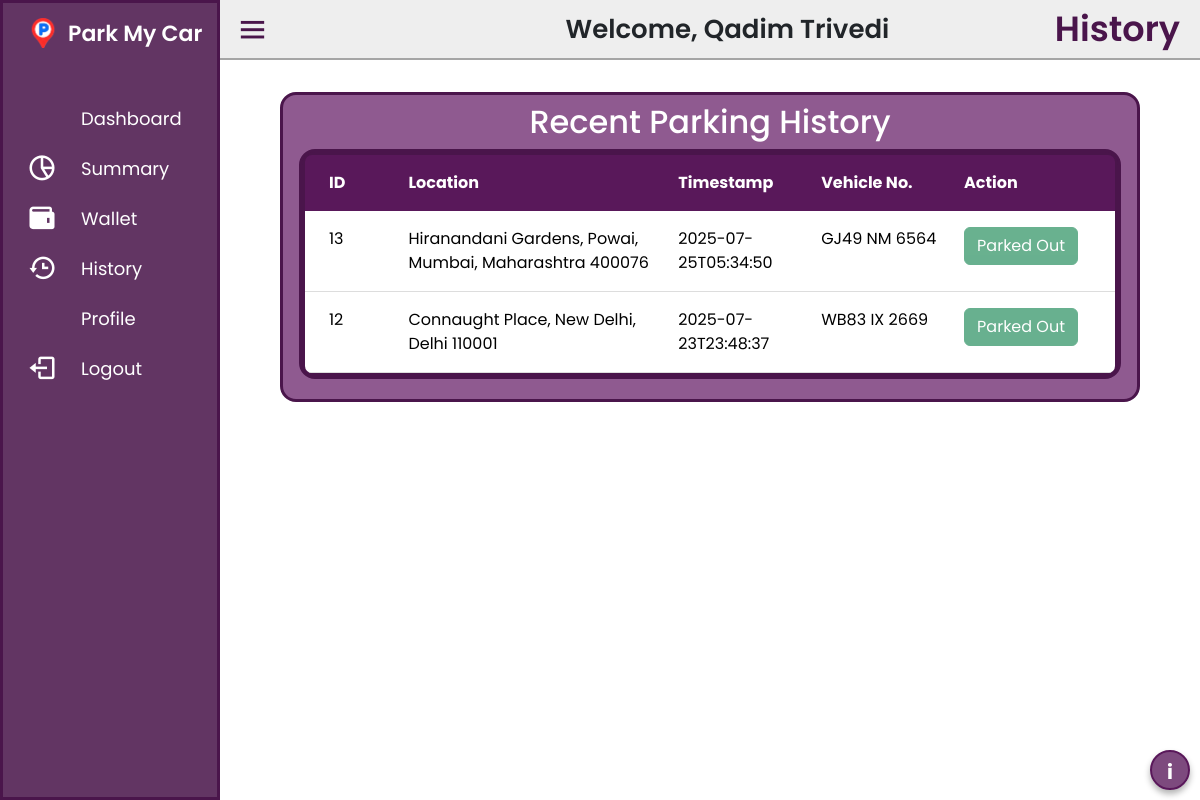
Screenshot of /history (signed in) with the database file from the repository.
### tables this page shows
CREATE TABLE users (
    id INTEGER PRIMARY KEY AUTOINCREMENT,
    username TEXT UNIQUE NOT NULL,
    full_name TEXT NOT NULL,
    password TEXT NOT NULL,
    address TEXT,
    pincode TEXT,
    wallet_balance REAL DEFAULT 0.0
);

CREATE TABLE bookings (
    id INTEGER PRIMARY KEY AUTOINCREMENT,
    spot_id INTEGER NOT NULL,
    lot_id INTEGER NOT NULL,
    user_id INTEGER NOT NULL,
    vehicle_no TEXT NOT NULL,
    parking_timestamp TEXT NOT NULL,
    leaving_timestamp TEXT,
    parking_cost REAL,
    FOREIGN KEY (spot_id) REFERENCES parking_spots(id),
    FOREIGN KEY (lot_id) REFERENCES parking_lots(id),
    FOREIGN KEY (user_id) REFERENCES users(id)
);

CREATE TABLE parking_lots (
    id INTEGER PRIMARY KEY AUTOINCREMENT,
    prime_location_name TEXT NOT NULL,
    price_per_hour REAL NOT NULL,
    address TEXT NOT NULL,
    pincode TEXT NOT NULL,
    max_spots INTEGER NOT NULL,
    map_link TEXT NOT NULL
);

### controllers/user_controller.py (the view)
@user_bp.route('/history',methods=['GET'])
@login_required
def History():
    user_id = session.get('user_id')
    conn =sqlite3.connect(get_db_path())
    cursor = conn.cursor()
    cursor.execute('''
        SELECT b.id, l.address, b.parking_timestamp, b.vehicle_no, b.leaving_timestamp,b.spot_id,l.price_per_hour
        FROM bookings b
        JOIN parking_lots l ON b.lot_id = l.id
        WHERE b.user_id = ?
        ORDER BY b.parking_timestamp DESC
    ''', (user_id,))
    bookings = cursor.fetchall()
    cursor.execute("SELECT username, full_name, address, pincode FROM users WHERE id = ?", (user_id,))
    row = cursor.fetchone()
    conn.close()
    user = {
        'username': row[0],
        'full_name': row[1],
        'address': row[2],
        'pincode': row[3]
    }
    return render_template("UserTemplate.html",current="History",name=user['full_name'],bookings=bookings,user=user)

### app.py (called while the page is built)
@login_manager.user_loader
def load_user(user_id):
    conn = sqlite3.connect(app.config["DB_PATH"])
    cursor = conn.cursor()
    cursor.execute("SELECT id, username, password FROM users WHERE id=?", (user_id,))
    user = cursor.fetchone()
    conn.close()
    if user:
        return User(user[0], user[1], user[2])
    return None

### controllers/user_controller.py (called while the page is built)
def get_db_path():
    return current_app.config["DB_PATH"]

### templates/UserTemplate.html (shortened to what this page needs)
<!DOCTYPE html>
<html lang="en" dir="ltr">
  <head>
    <link rel="stylesheet" href="../static/css/sidebar.css" />
    <link
      href="https://cdn.boxicons.com/fonts/basic/boxicons.min.css"
      rel="stylesheet"
    />
    <link
      href="https://unpkg.com/boxicons@2.0.7/css/boxicons.min.css"
      rel="stylesheet"
    />
  </head>
  <body>
    <div class="sidebar">
      <div class="logo-details">
        <img
          src="../static/images/favicon.png"
          alt=""
          style="height: 30px; margin-left: 25px; margin-right: 10px"
        />
        <span class="logo_name">Park&nbsp;My&nbsp;Car</span>
      </div>
      <ul class="nav-links">
        <li>
          <a href="/dashboard">
            <i class="bx bx-dashboard-alt"></i>
            <span class="link_name">Dashboard</span>
          </a>
        </li>
        <li>
          <a href="/summary">
            <i class="bx bx-pie-chart-alt-2"></i>
            <span class="link_name">Summary</span>
          </a>
        </li>
        <li>
          <a href="/wallet">
            <i class="bx bxs-wallet"></i>
            <span class="link_name">Wallet</span>
          </a>
        </li>
        <li>
          <a href="/history">
            <i class="bx bx-history"></i>
            <span class="link_name">History</span>
          </a>
        </li>
        <li>
          <a
            data-bs-toggle="modal"
            data-bs-target="#EditProfile"
            style="cursor: pointer"
          >
            <i class="bx bx-user-square"></i>
            <span class="link_name">Profile</span>
          </a>
        </li>
        <li>
          <a
            data-bs-toggle="modal"
            data-bs-target="#LogoutCard"
            style="cursor: pointer"
          >
            <i class="bx bx-log-out"></i>
            <span class="link_name">Logout</span>
          </a>
        </li>
      </ul>
    </div>
    <section class="home-section">
      <div class="home-content">
        <i class="bx bx-menu" style="width: 150px"></i>
        <span class="text-nowrap">Welcome, {{name}}</span>
        <span class="text" style="margin-right: 20px">{{current}}</span>
      </div>
      <div>
        {% if (current == "Dashboard")%} {%include "UserDashboard.html"%} {%elif
        (current == "Wallet")%} {%include "Wallet.html"%} {%elif (current ==
        "History")%} {%include"HistoryPage.html"%} {%else%} {%include
        "UserSummary.html"%} {% endif %}
      </div>
    </section>
  </body>
</html>

### templates/RecentParkingHistory.html (shortened to what this page needs)
<div
  class="w-full rounded-4 d-flex flex-column align-items-center mx-5 my-3 text-white"
  style="background-color: #671f68bb; border: 3px solid #4a154b"
>
  <h2 class="my-2">Recent Parking History</h2>
  <div class="px-3 w-100 rounded-4">
    <div
      class="table-responsive rounded-4 scrollable-container"
      style="
        margin-bottom: 20px;
        background-color: #4a154b;
        border: 3px solid #4a154b;
      "
    >
      <div
        class="table-container w-100 text-black rouneded-4"
        style="border: 3px solid #4a154b"
      >
        <div class="table-header">
          <div class="table-cell">ID</div>
          <div class="table-cell">Location</div>
          <div class="table-cell">Timestamp</div>
          <div class="table-cell">Vehicle No.</div>
          <div class="table-cell">Action</div>
        </div>
        {% for booking in bookings %}
        <div class="table-row">
          <div class="table-cell">{{ booking[0] }}</div>
          <div class="table-cell">{{ booking[1] }}</div>
          <div class="table-cell">{{ booking[2] }}</div>
          <div class="table-cell">{{ booking[3] }}</div>
          <div class="table-cell">
            {% if booking[4] %}
            <a class="btn btn-success disabled">Parked Out</a>
            {% endif %}
          </div>
        </div>
        {% endfor %}
      </div>
    </div>
  </div>
</div>

### static/css/sidebar.css (style rules this page uses)
* { margin: 0; padding: 0; box-sizing: border-box; font-family: "Poppins", sans-serif; }
.sidebar { position: fixed; top: 0; left: 0; height: 100%; width: 220px; background: #4a154bdc; z-index: 100; transition: all 0.5s ease; border: 3px solid #4A154B; }
.sidebar .logo-details { height: 60px; width: 100%; display: flex; align-items: center; }
.sidebar .logo-details .logo_name { font-size: 22px; color: #fff; font-weight: 600; transition: 0.05s ease; transition-delay: 0.01s; }
.sidebar .nav-links { height: 100%; padding: 30px 0 150px 0; overflow: auto; }
.sidebar .nav-links li { position: relative; list-style: none; transition: all 0.4s ease; }
.sidebar .nav-links li i { height: 50px; min-width: 78px; text-align: center; line-height: 50px; color: #fff; font-size: 30px; cursor: pointer; transition: all 0.3s ease; }
.sidebar .nav-links li a { display: flex; align-items: center; text-decoration: none; }
.sidebar .nav-links li a .link_name { font-size: 18px; font-weight: 400; color: #fff; transition: all 0.4s ease; }
.home-section { position: relative; height: 100vh; left: 220px; width: calc(100% - 220px); transition: all 0.5s ease; }
.home-section .home-content { background: #e0e0e08c; height: 60px; display: flex; justify-content:between; align-items: center; border-bottom: 2px solid #a5a5a5ff; }
.home-section .home-content .bx-menu, .home-section .home-content .text { color: #4A154B; font-size: 35px; }
.home-section .home-content .bx-menu { margin: 0 15px; cursor: pointer; }
.home-section .home-content { display: flex; justify-content: space-between; font-size: 26px; font-weight: 600; }
.scrollable-container { background-color: #4a154b; max-height: 300px; overflow-y: auto; }

### templates/HistoryPage.html (style rules this page uses)
body { font-family: "Poppins", "Roboto", sans-serif; }
.table-container { width: max-content; margin: auto; border-radius: 10px; overflow: hidden; }
.table-header, .table-row { display: flex; padding: 12px 16px; }
.table-header { background-color: #59185a; color: white; font-weight: bold; }
.table-row { background-color: #fff; border-bottom: 1px solid #ddd; transition: background 0.3s; }
.table-cell { flex: 0.5; padding: 4px 8px; }
.table-cell:nth-child(2) { flex: 2; }
.table-cell:nth-child(3) { flex: 1; }
.table-cell:nth-child(4) { flex: 1; }
.table-cell:nth-child(5) { flex: 1; }

### rows the page displays
users: full_name "Qadim Trivedi"
bookings: id "13", address "Hiranandani Gardens, Powai, Mumbai, Maharashtra 400076", parking_timestamp "2025-07-25T05:34:50", vehicle_no "GJ49 NM 6564", shows "Parked Out"
bookings: id "12", address "Connaught Place, New Delhi, Delhi 110001", parking_timestamp "2025-07-23T23:48:37", vehicle_no "WB83 IX 2669", shows "Parked Out"

### other values shown
{{ current }} "History"
